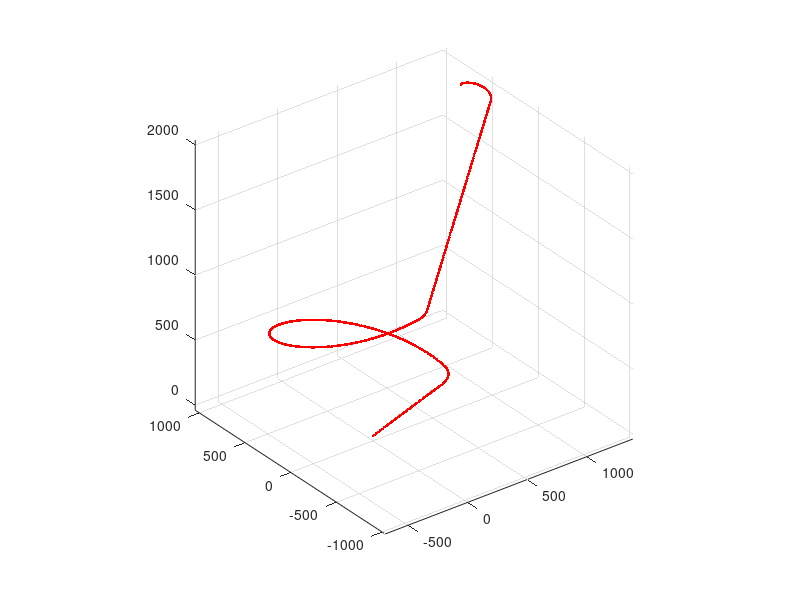

MATLAB code for this plot: (Note: this script raises an error after producing the figure.)
clear; clc; close;
addpath('..\');
load('route_PSO.mat');
% load('route_LPM.mat');

x = [1200; 600; 2000; pi / 3; 0];
u = [0; 0];
dt = 0.5;

figure(1);
plot3(route(1, :), route(2, :), route(3, :), 'r.-');
grid on; axis equal; hold on;

problem.V = 20;
problem.dt = dt;
problem.numStates = 5;
problem.numInputs = 2;
problem.numOutputs = 3;
problem.P = 30;  % 预测时域
problem.M = 20;  % 控制时域
problem.rho = 10;
problem.umin = [-0.3; -0.3];
problem.umax = [0.3; 0.3];
problem.delta_umin = [-0.1; -0.1];
problem.delta_umax = [0.1; 0.1];

idx = 0;
t = 0;
x_store = x;
u_store = u;
tic;
while idx < size(route, 2)
    [u, idx] = mpc_control(x, route, u, problem);
    u = saturationCons(u, [-0.1; -0.1], [0.1; 0.1]);
    [t, x] = updateState(x, u, t, problem);
    x_store = [x_store, x]; u_store = [u_store, u];
    % plot3(x(1), x(2), x(3), 'go');
    % pause(0.01);
end
toc;
plot3(x_store(1, :), x_store(2, :), x_store(3, :), 'b.-');
legend('desired', 'real');
figure(2);
plot(0:dt:t, u_store)
legend('$u_1$', '$u_2$', 'Interpreter', 'latex')
